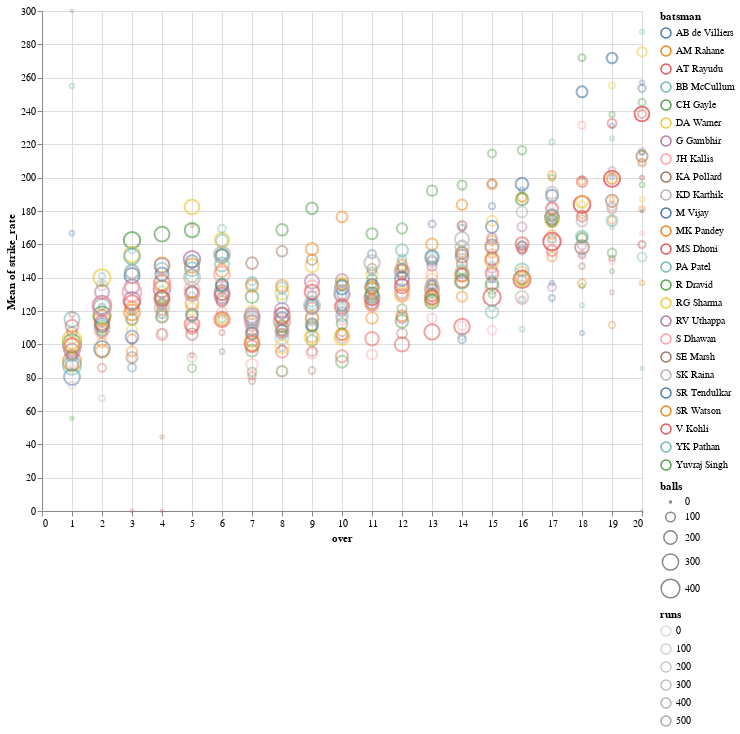

The cell this chart's notebook holds for it:
### Code cell
alt.data_transformers.disable_max_rows()
df_.columns
alt.Chart(df_[df_.batsman.isin(topbatsmen)]).mark_point(shape="circle").encode(alt.X('over'),alt.Y('mean(strike_rate)'),color='batsman',text="batsman",size='balls',opacity='runs',tooltip=list(df_.columns)).properties(width=600,height=500)

### Figure 1 — Vega-Lite specification as saved in the notebook (floating-point values rounded to 4 significant figures; data arrays with more than 128 entries replaced by an {"elided": "..."} marker saying what was removed)
{"config": {"view": {"continuousWidth": 400, "continuousHeight": 300}}, "data": {"name": "data-702b9511b1fb8faf367f8efff5fa984d"}, "mark": {"type": "point", "shape": "circle"}, "encoding": {"color": {"field": "batsman", "type": "nominal"}, "opacity": {"field": "runs", "type": "quantitative"}, "size": {"field": "balls", "type": "quantitative"}, "text": {"field": "batsman", "type": "nominal"}, "tooltip": [{"field": "batsman", "type": "nominal"}, {"field": "over", "type": "quantitative"}, {"field": "balls", "type": "quantitative"}, {"field": "runs", "type": "quantitative"}, {"field": "strike_rate", "type": "quantitative"}], "x": {"field": "over", "type": "quantitative"}, "y": {"aggregate": "mean", "field": "strike_rate", "type": "quantitative"}}, "height": 500, "width": 600, "$schema": "https://vega.github.io/schema/vega-lite/v4.17.0.json", "datasets": {"data-702b9511b1fb8faf367f8efff5fa984d": {"elided": "497 records"}}}
